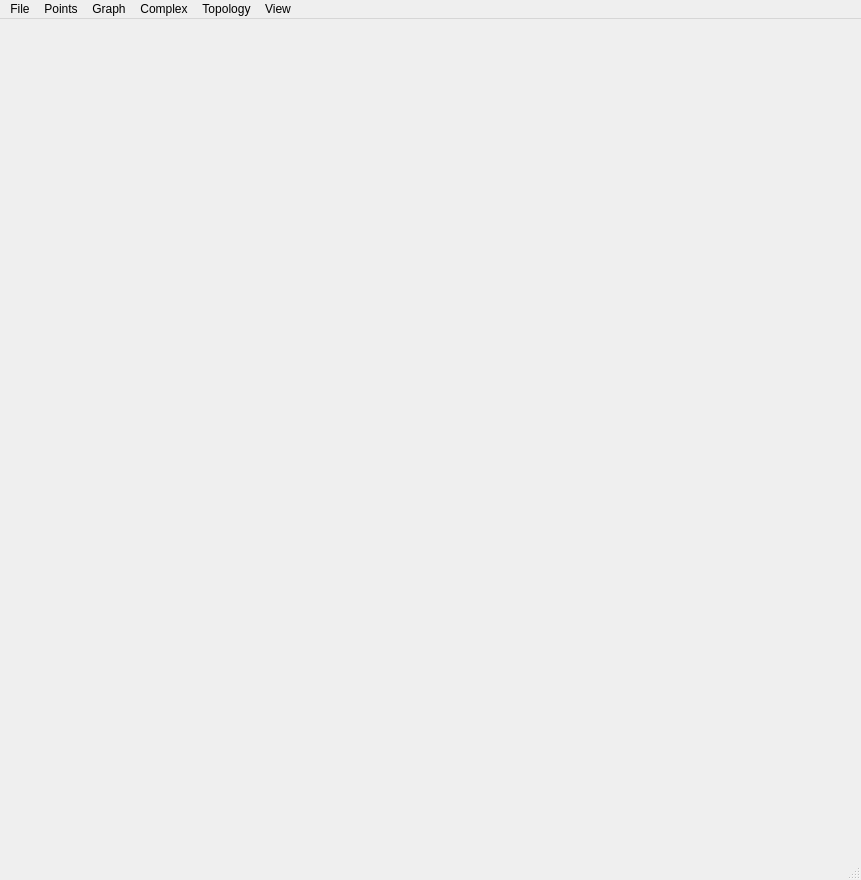
<?xml version="1.0" encoding="UTF-8"?>
<ui version="4.0">
 <class>MainWindow</class>
 <widget class="QMainWindow" name="MainWindow">
  <property name="geometry">
   <rect>
    <x>0</x>
    <y>0</y>
    <width>861</width>
    <height>880</height>
   </rect>
  </property>
  <property name="windowTitle">
   <string>GudhUI</string>
  </property>
  <property name="tabShape">
   <enum>QTabWidget::Rounded</enum>
  </property>
  <widget class="QWidget" name="centralwidget">
   <layout class="QVBoxLayout" name="verticalLayout_2">
    <item>
     <layout class="QHBoxLayout" name="horizontalLayout">
      <item>
       <widget class="Viewer" name="viewer" native="true">
        <property name="autoFillBackground">
         <bool>false</bool>
        </property>
       </widget>
      </item>
     </layout>
    </item>
   </layout>
  </widget>
  <widget class="QMenuBar" name="menubar">
   <property name="geometry">
    <rect>
     <x>0</x>
     <y>0</y>
     <width>861</width>
     <height>34</height>
    </rect>
   </property>
   <widget class="QMenu" name="menuFile">
    <property name="title">
     <string>File</string>
    </property>
    <addaction name="actionLoad_points"/>
    <addaction name="actionLoad_complex"/>
    <addaction name="actionSave_points"/>
    <addaction name="actionSave_complex"/>
   </widget>
   <widget class="QMenu" name="menuPoints">
    <property name="title">
     <string>Points</string>
    </property>
    <addaction name="actionNoise"/>
   </widget>
   <widget class="QMenu" name="menuGraph">
    <property name="title">
     <string>Graph</string>
    </property>
    <addaction name="actionK_nearest_neighbors_graph"/>
    <addaction name="actionUniform_proximity_graph"/>
    <addaction name="actionShow_graph_stats"/>
   </widget>
   <widget class="QMenu" name="menuComplex">
    <property name="title">
     <string>Complex</string>
    </property>
    <addaction name="actionContract_edges"/>
    <addaction name="actionCollapse_vertices"/>
    <addaction name="actionCollapse_edges"/>
    <addaction name="actionShow_complex_stats"/>
    <addaction name="actionShow_complex_dimension"/>
   </widget>
   <widget class="QMenu" name="menuView">
    <property name="title">
     <string>View</string>
    </property>
    <addaction name="actionPoints"/>
    <addaction name="actionEdges"/>
    <addaction name="actionTriangles"/>
    <addaction name="actionReduce_dimension"/>
   </widget>
   <widget class="QMenu" name="menuTopology">
    <property name="title">
     <string>Topology</string>
    </property>
    <addaction name="actionEuler_characteristic"/>
    <addaction name="actionShow_homology_group"/>
    <addaction name="actionPersistence"/>
   </widget>
   <addaction name="menuFile"/>
   <addaction name="menuPoints"/>
   <addaction name="menuGraph"/>
   <addaction name="menuComplex"/>
   <addaction name="menuTopology"/>
   <addaction name="menuView"/>
  </widget>
  <widget class="QStatusBar" name="statusbar"/>
  <action name="actionLoad_points">
   <property name="text">
    <string>Load points</string>
   </property>
  </action>
  <action name="actionLoad_complex">
   <property name="text">
    <string>Load complex</string>
   </property>
  </action>
  <action name="actionSave_points">
   <property name="text">
    <string>Save points</string>
   </property>
  </action>
  <action name="actionSave_complex">
   <property name="text">
    <string>Save complex</string>
   </property>
  </action>
  <action name="actionNoise">
   <property name="text">
    <string>Noise</string>
   </property>
  </action>
  <action name="actionLloyd">
   <property name="text">
    <string>Lloyd</string>
   </property>
  </action>
  <action name="actionUniform_proximity_graph">
   <property name="text">
    <string>Uniform proximity graph</string>
   </property>
  </action>
  <action name="actionK_nearest_neighbors_graph">
   <property name="text">
    <string>k-nearest neighbors graph</string>
   </property>
  </action>
  <action name="actionShow_graph_stats">
   <property name="text">
    <string>Show graph stats</string>
   </property>
  </action>
  <action name="actionBuild_complex_from_graph">
   <property name="text">
    <string>Graph expansion</string>
   </property>
  </action>
  <action name="actionBuild_Delaunay_from_points">
   <property name="text">
    <string>Delaunay from points</string>
   </property>
  </action>
  <action name="actionContract_edges">
   <property name="text">
    <string>Contract edges</string>
   </property>
  </action>
  <action name="actionCollapse_vertices">
   <property name="text">
    <string>Collapse vertices</string>
   </property>
  </action>
  <action name="actionCollapse_edges">
   <property name="text">
    <string>Collapse edges</string>
   </property>
  </action>
  <action name="actionPoints">
   <property name="text">
    <string>Points</string>
   </property>
  </action>
  <action name="actionEdges">
   <property name="text">
    <string>Edges</string>
   </property>
  </action>
  <action name="actionTriangles">
   <property name="text">
    <string>Triangles</string>
   </property>
  </action>
  <action name="actionReduce_dimension">
   <property name="text">
    <string>Reduce dimension</string>
   </property>
  </action>
  <action name="actionShow_complex_stats">
   <property name="text">
    <string>Show complex stats</string>
   </property>
  </action>
  <action name="actionShow_complex_dimension">
   <property name="text">
    <string>Show complex dimension</string>
   </property>
  </action>
  <action name="actionShow_homology_group">
   <property name="text">
    <string>Homology groups</string>
   </property>
  </action>
  <action name="actionPersistence">
   <property name="text">
    <string>Point cloud persistence</string>
   </property>
  </action>
  <action name="actionEuler_characteristic">
   <property name="text">
    <string>Euler characteristic</string>
   </property>
  </action>
  <action name="actionHomology_groups">
   <property name="text">
    <string>Homology groups</string>
   </property>
  </action>
 </widget>
 <customwidgets>
  <customwidget>
   <class>Viewer</class>
   <extends>QWidget</extends>
   <header>view/Viewer.h</header>
  </customwidget>
 </customwidgets>
 <resources/>
 <connections/>
</ui>
